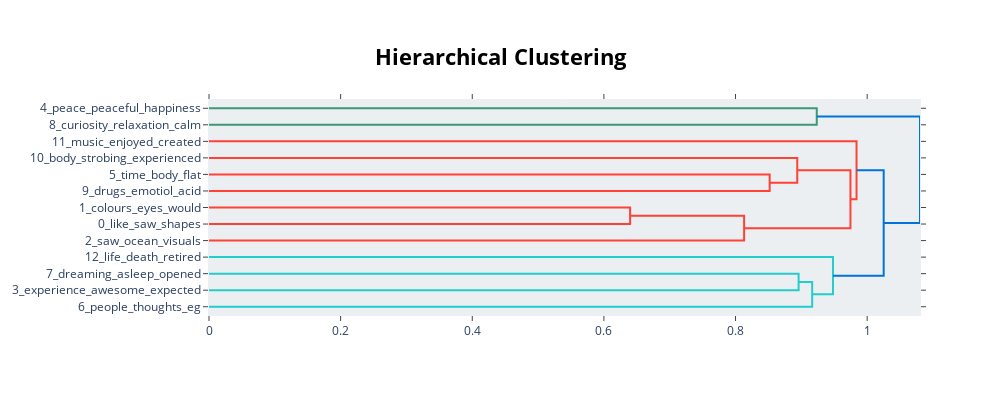

The notebook cell this image was saved under:
### Code cell
#Visualize the documents that belong to the top 10 topics
model.visualize_heatmap()
model.visualize_hierarchy()

### Figure 1 — Plotly figure (JSON) as saved in the notebook; plotly's stock layout.template omitted (floating-point values rounded to 4 significant figures)
{"data": [{"hoverinfo": "text", "marker": {"color": "rgb(61,153,112)"}, "mode": "lines", "type": "scatter", "x": [0, 0.9234, 0.9234, 0], "xaxis": "x", "y": [-5, -5, -15, -15], "yaxis": "y"}, {"hoverinfo": "text", "marker": {"color": "rgb(255,65,54)"}, "mode": "lines", "type": "scatter", "x": [0, 0.8518, 0.8518, 0], "xaxis": "x", "y": [-45, -45, -55, -55], "yaxis": "y"}, {"hoverinfo": "text", "marker": {"color": "rgb(255,65,54)"}, "mode": "lines", "type": "scatter", "x": [0, 0.8938, 0.8938, 0.8518], "xaxis": "x", "y": [-35, -35, -50, -50], "yaxis": "y"}, {"hoverinfo": "text", "marker": {"color": "rgb(255,65,54)"}, "mode": "lines", "type": "scatter", "x": [0, 0.6398, 0.6398, 0], "xaxis": "x", "y": [-65, -65, -75, -75], "yaxis": "y"}, {"hoverinfo": "text", "marker": {"color": "rgb(255,65,54)"}, "mode": "lines", "type": "scatter", "x": [0.6398, 0.813, 0.813, 0], "xaxis": "x", "y": [-70, -70, -85, -85], "yaxis": "y"}, {"hoverinfo": "text", "marker": {"color": "rgb(255,65,54)"}, "mode": "lines", "type": "scatter", "x": [0.8938, 0.9746, 0.9746, 0.813], "xaxis": "x", "y": [-42.5, -42.5, -77.5, -77.5], "yaxis": "y"}, {"hoverinfo": "text", "marker": {"color": "rgb(255,65,54)"}, "mode": "lines", "type": "scatter", "x": [0, 0.9839, 0.9839, 0.9746], "xaxis": "x", "y": [-25, -25, -60, -60], "yaxis": "y"}, {"hoverinfo": "text", "marker": {"color": "rgb(35,205,205)"}, "mode": "lines", "type": "scatter", "x": [0, 0.8958, 0.8958, 0], "xaxis": "x", "y": [-105, -105, -115, -115], "yaxis": "y"}, {"hoverinfo": "text", "marker": {"color": "rgb(35,205,205)"}, "mode": "lines", "type": "scatter", "x": [0.8958, 0.9165, 0.9165, 0], "xaxis": "x", "y": [-110, -110, -125, -125], "yaxis": "y"}, {"hoverinfo": "text", "marker": {"color": "rgb(35,205,205)"}, "mode": "lines", "type": "scatter", "x": [0, 0.9481, 0.9481, 0.9165], "xaxis": "x", "y": [-95, -95, -117.5, -117.5], "yaxis": "y"}, {"hoverinfo": "text", "marker": {"color": "rgb(0,116,217)"}, "mode": "lines", "type": "scatter", "x": [0.9839, 1.025, 1.025, 0.9481], "xaxis": "x", "y": [-42.5, -42.5, -106.2, -106.2], "yaxis": "y"}, {"hoverinfo": "text", "marker": {"color": "rgb(0,116,217)"}, "mode": "lines", "type": "scatter", "x": [0.9234, 1.08, 1.08, 1.025], "xaxis": "x", "y": [-10, -10, -74.38, -74.38], "yaxis": "y"}], "layout": {"autosize": false, "height": 395, "hoverlabel": {"bgcolor": "white", "font": {"family": "Rockwell", "size": 16}}, "hovermode": "closest", "plot_bgcolor": "#ECEFF1", "showlegend": false, "title": {"font": {"color": "Black", "size": 22}, "text": "<b>Hierarchical Clustering</b>", "x": 0.5, "xanchor": "center", "yanchor": "top"}, "width": 1000, "xaxis": {"mirror": "allticks", "rangemode": "tozero", "showgrid": false, "showline": true, "showticklabels": true, "ticks": "outside", "type": "linear", "zeroline": false}, "yaxis": {"mirror": "allticks", "range": [-130, 0], "rangemode": "tozero", "showgrid": false, "showline": true, "showticklabels": true, "tickmode": "array", "ticks": "outside", "ticktext": ["4_peace_peaceful_happiness", "8_curiosity_relaxation_calm", "11_music_enjoyed_created", "10_body_strobing_experienced", "5_time_body_flat", "9_drugs_emotiol_acid", "1_colours_eyes_would", "0_like_saw_shapes", "2_saw_ocean_visuals", "12_life_death_retired", "7_dreaming_asleep_opened", "3_experience_awesome_expected", "6_people_thoughts_eg"], "tickvals": [-5, -15, -25, -35, -45, -55, -65, -75, -85, -95, -105, -115, -125], "type": "linear", "zeroline": false}}}
